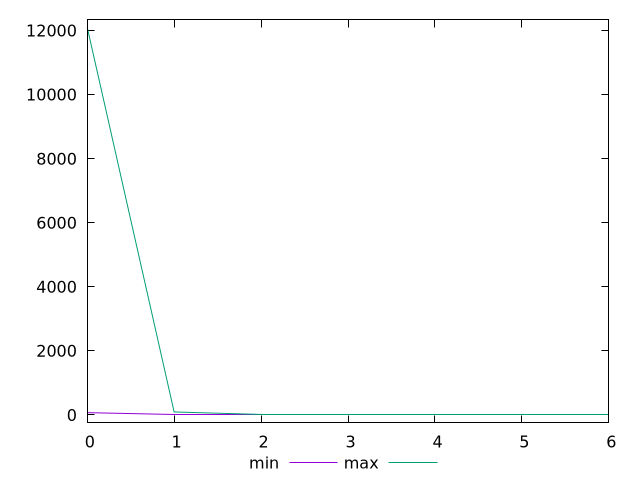

Reproduce this figure in gnuplot.
$_min <<EOF
0 71.747
1 1.296
2 1.288
3 1.274
4 1.273
5 1.262
6 1.268
EOF
$_max <<EOF
0 12103.054
1 93.489
2 2.319
3 2.838
4 2.58
5 2.558
6 3.088
EOF
set key outside below
set terminal pngcairo
set output "report_00006_2020-11-02T20-21-41.718Z/server-response-time/progession_min_max.png"
set yrange [-240.77384:12345.08984]
plot $_min title "min" with line ,$_max title "max" with line ,
